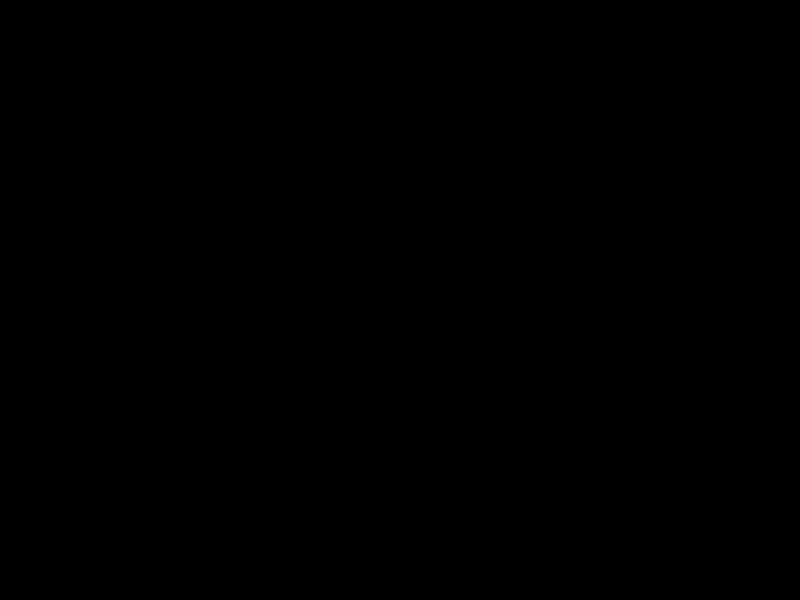
Frame 1 (no input)
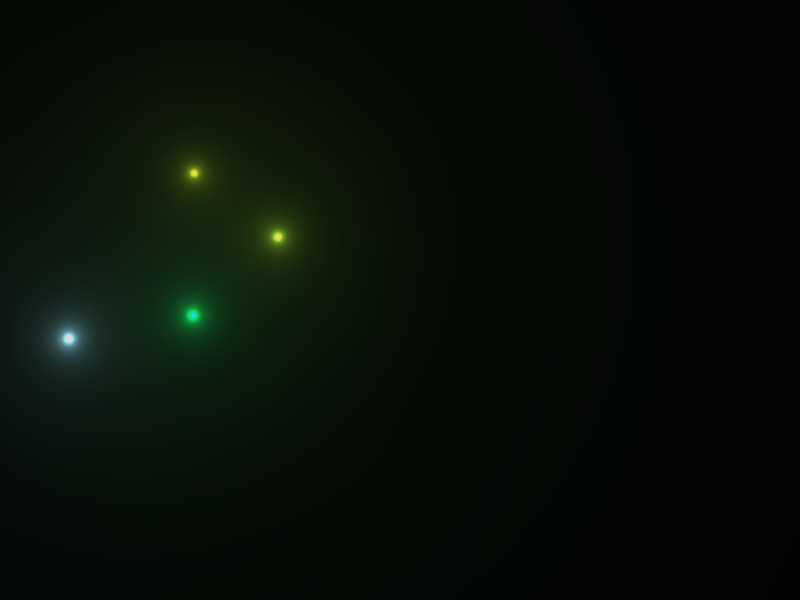
Frame 60 (the mouse pressed at the canvas centre just before this capture)
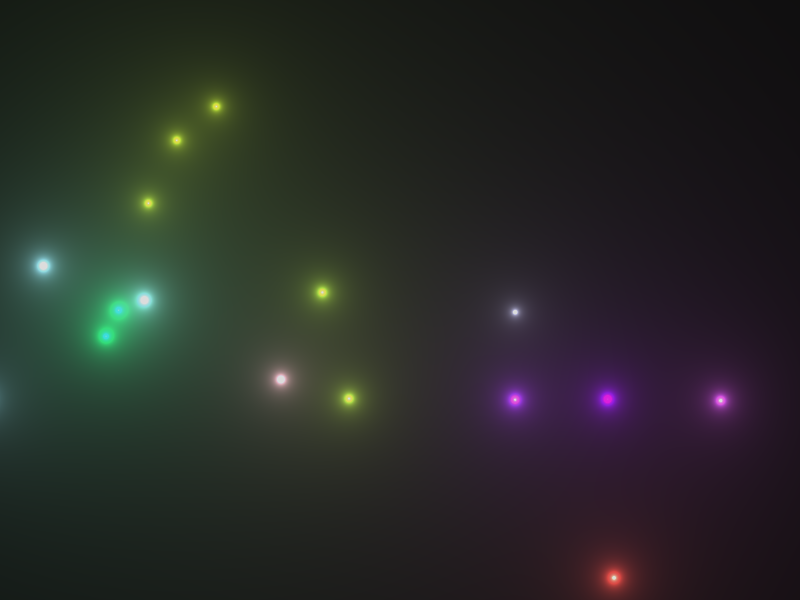
Frame 120 (the mouse held since frame 60 and released just before this capture)

The Processing sketch that drew these frames (run headless with seeded random() and noise(); from frame 60 on, the mouse is pressed at the canvas centre):

// Processing sketch: Fireworks
// ── Fireworks.pde
ArrayList<Particle> fireworks = new ArrayList<Particle>();
PVector gravity;
PImage backbuffer;
ArrayList<Particle> toKill = new ArrayList<Particle>();
ArrayList<Particle> toSpawn = new ArrayList<Particle>();

void setup() {
  size(800, 600);
  //fullScreen();
  stroke(255);
  strokeWeight(4);
  background(0);
  backbuffer = createImage(width,height,RGB);
  colorMode(RGB);
  gravity = new PVector(0,0.2);
}

void draw() {
  background(0, 0, 0, 25);
  if (random(1) < 0.05)
    fireworks.add(new Particle(random(width),height, color(random(255),random(255),random(255)), true));
  for(Particle f : fireworks){
    update(f);
    f.show();
    if (f.done())
      toKill.add(f);
  }
  backbuffer.loadPixels();
  for (int x = 0; x<width; x++){
    for (int y = 0; y<height; y++){
        int  index = x+y*width;
        float sumR = 0;
        float sumG = 0;
        float sumB = 0;
        for(Particle f : fireworks){
          float d = dist(x,y,f.pos.x, f.pos.y);
          if (d<5000){
            sumR += 5 * red(f.hu) / d;
            sumG += 5 * green(f.hu) / d;
            sumB += 5 * blue(f.hu) / d;
          }
        }
        backbuffer.pixels[index] = color(constrain(sumR, 0, 220),constrain(sumG, 0, 220),constrain(sumB, 0, 220));
      }
    }
    backbuffer.updatePixels();
    image(backbuffer,0,0);
  kill();
}

void kill(){
  for(Particle p : toKill)
    fireworks.remove(p);
  toKill.clear();
  for(Particle p : toSpawn)
    fireworks.add(p);
  toSpawn.clear();
}

void update(Particle p){
      p.applyForce(gravity);
      p.update();
      if((p.firework && p.vel.y >= 0)|| (!p.firework && random(1)<0.001))
        explode(p);
}


void explode(Particle p){
    for (int i = 0; i < 3; i++)
      toSpawn.add(new Particle(p.pos.x, p.pos.y, p.hu, false));
    toKill.add(p);
    
}
// ── Particle.pde
class Particle{
  PVector pos;
  boolean firework;
  float lifespan;
  color hu;
  PVector vel;
  PVector acc;
  
  Particle(float x, float y, color hu, boolean firework){
    pos = new PVector(x,y);
    this.firework = firework;
    lifespan = 100 + random(155);
    this.hu = hu;
    acc = new PVector(0,0);
    if (firework){
      vel = new PVector(0,random(-14,-10));
    }else{
      vel = new PVector(random(2)-1,random(2)-1);
      vel.mult(random(8,16));
    }  
  }

  void applyForce(PVector force){
    acc.add(force);
  }

  boolean done(){
    if (firework)
      return vel.y >= 0;
    else
      return lifespan < 0;
  }

  void update(){
    if (!firework){
      vel.mult(0.9);
      lifespan -= 3;
    }
    vel.add(acc);
    pos.add(vel);
    acc.mult(0);
  }

  void show(){ 
    if (!firework){
      strokeWeight(2);
      stroke(hu, lifespan);
      }else{
        strokeWeight(4);
        stroke(hu, 255);
      }
      point(pos.x, pos.y);
  }
}
